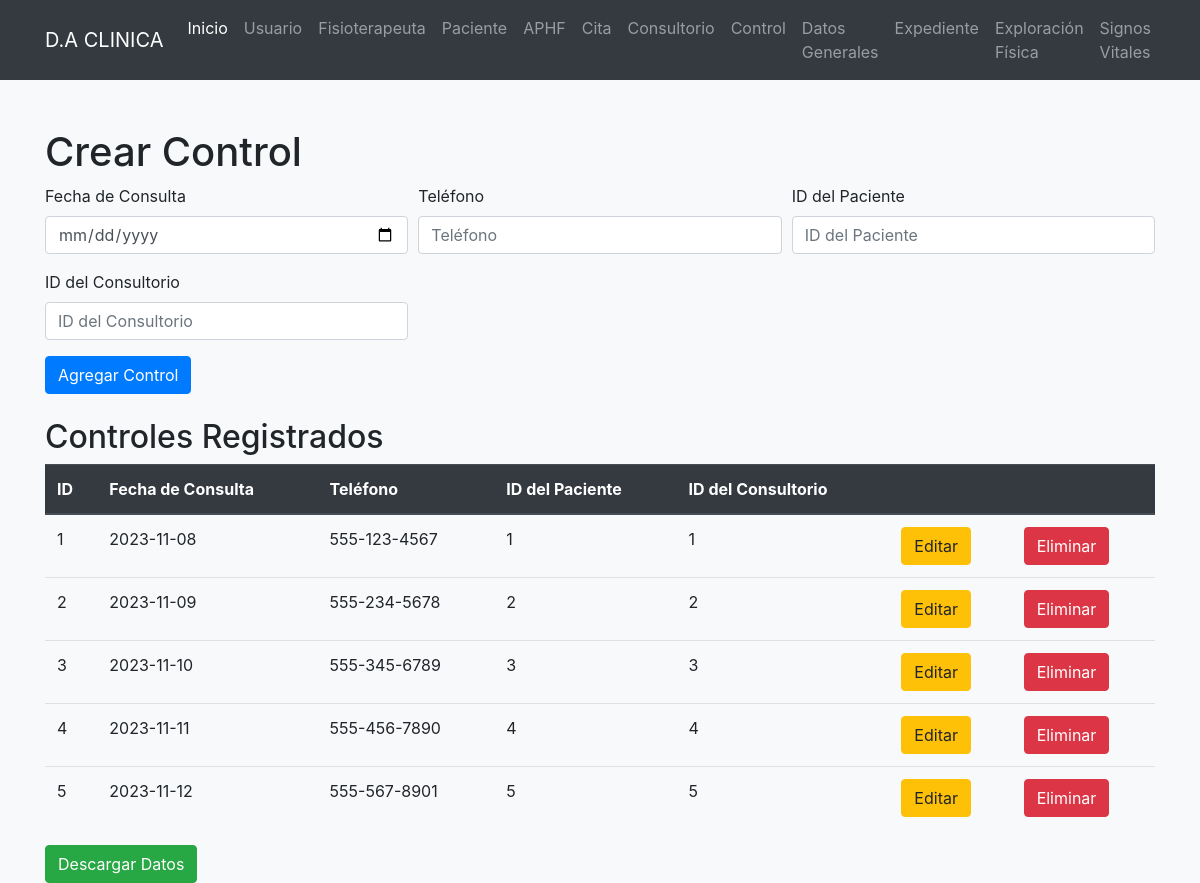
/control/mostrarControl.php, run on the app's committed database.
### tables this page shows
CREATE TABLE Control (
    ID_Control INT PRIMARY KEY AUTO_INCREMENT,
    fechaConsulta DATE,
    telefono VARCHAR(20),
    Paciente_ID INT,
    Consultorio_ID INT,
    created_at datetime,
updated_at datetime null,
deleted_at datetime null,
    FOREIGN KEY (Paciente_ID) REFERENCES Paciente(ID_Paciente),
    FOREIGN KEY (Consultorio_ID) REFERENCES Consultorio(ID_Consultorio)
);

### control/mostrarControl.php (the view, shortened to what this page needs)
<?php
$con = connection();
$sql = "SELECT * FROM control";
$query = mysqli_query($con, $sql);
?>
<!DOCTYPE html>
<html lang="en">
<head>
    <link rel="stylesheet" href="https://stackpath.bootstrapcdn.com/bootstrap/4.5.2/css/bootstrap.min.css">
</head>
<body class="bg-light">
    <nav class="navbar navbar-expand-lg navbar-dark bg-dark">
        <div class="container">
            <a class="navbar-brand" href="#">D.A CLINICA</a>
            <div class="collapse navbar-collapse" id="navbarNav">
                <ul class="navbar-nav">
                <li class="nav-item active">
                        <a class="nav-link" href="/clinica/index.php">Inicio</a>
                    </li>
                    <li class="nav-item">
                        <a class="nav-link" href="/clinica/usuario/mostrar.php">Usuario</a>
                    </li>
                    <li class="nav-item">
                        <a class="nav-link" href="/clinica/fisioterapeuta/mostrarFisioterapeuta.php">Fisioterapeuta</a>
                    </li>
                    <li class="nav-item">
                        <a class="nav-link" href="/clinica/paciente/mostrarPaciente.php">Paciente</a>
                    </li>
                    <li class="nav-item">
                        <a class="nav-link" href="/clinica/aphf/mostrarAPHF.php">APHF</a>
                    </li>
                    <li class="nav-item">
    <a class="nav-link" href="/clinica/cita/mostrarCita.php">Cita</a>
</li>
<li class="nav-item">
    <a class="nav-link" href="/clinica/consultorio/mostrarConsultorio.php">Consultorio</a>
</li>
<li class="nav-item">
    <a class="nav-link" href="/clinica/control/mostrarControl.php">Control</a>
</li>
<li class="nav-item">
    <a class="nav-link" href="/clinica/datosgenerales/mostrarDatosGenerales.php">Datos Generales</a>
</li>
<li class="nav-item">
    <a class="nav-link" href="/clinica/expediente/mostrarExpediente.php">Expediente</a>
</li>
<li class="nav-item">
    <a class="nav-link" href="/clinica/exploracionfisica/mostrarExploracionFisica.php">Exploración Física</a>
</li>
<li class="nav-item">
    <a class="nav-link" href="/clinica/signosvitales/mostrarSignosVitales.php">Signos Vitales</a>
</li>
                </ul>
            </div>
        </div>
    </nav>
    <div class="container mt-5">
        <div class="mb-4">
            <h1>Crear Control</h1>
            <form action="insertarControl.php" method="POST">
                <div class="form-row">
                    <div class="form-group col-md-4">
                        <label for="fechaConsulta">Fecha de Consulta</label>
                        <input type="date" class="form-control" name="fechaConsulta" required value="">
                    </div>
                    <div class="form-group col-md-4">
                        <label for="telefono">Teléfono</label>
                        <input type="text" class="form-control" name="telefono" placeholder="Teléfono" required value="">
                    </div>
                    <div class="form-group col-md-4">
                        <label for="Paciente_ID">ID del Paciente</label>
                        <input type="int" class="form-control" name="Paciente_ID" placeholder="ID del Paciente" required value="">
                    </div>
                    <div class="form-group col-md-4">
                        <label for="Consultorio_ID">ID del Consultorio</label>
                        <input type="int" class="form-control" name="Consultorio_ID" placeholder="ID del Consultorio" required value="">
                    </div>
                </div>
                <button type="submit" class="btn btn-primary">Agregar Control</button>
            </form>
        </div>
        <div>
            <h2>Controles Registrados</h2>
            <table class="table">
                <thead class="thead-dark">
                    <tr>
                        <th>ID</th>
                        <th>Fecha de Consulta</th>
                        <th>Teléfono</th>
                        <th>ID del Paciente</th>
                        <th>ID del Consultorio</th>
                        <th></th>
                        <th></th>
                    </tr>
                </thead>
                <tbody>
                    <?php while ($row = mysqli_fetch_array($query)): ?>
                        <tr>
                            <td><?= $row['ID_Control'] ?></td>
                            <td><?= $row['fechaConsulta'] ?></td>
                            <td><?= $row['telefono'] ?></td>
                            <td><?= $row['Paciente_ID'] ?></td>
                            <td><?= $row['Consultorio_ID'] ?></td>
                            <td>
                                <a class="btn btn-warning" href="updateControl.php?id=<?= $row['ID_Control'] ?>">Editar</a>
                            </td>
                            <td>
                                <a class="btn btn-danger" href="deleteControl.php?id=<?= $row['ID_Control'] ?>">Eliminar</a>
                            </td>
                        </tr>
                    <?php endwhile; ?>
                </tbody>
            </table><a class="btn btn-success" href="respaldarControl.php">Descargar Datos</a>
        </div>
    </div>
</body>
</html>

### data on the page
control: ID_Control "1", fechaConsulta "2023-11-08", telefono "555-123-4567", Paciente_ID "1", Consultorio_ID "1"
control: ID_Control "2", fechaConsulta "2023-11-09", telefono "555-234-5678", Paciente_ID "2", Consultorio_ID "2"
control: ID_Control "3", fechaConsulta "2023-11-10", telefono "555-345-6789", Paciente_ID "3", Consultorio_ID "3"
control: ID_Control "4", fechaConsulta "2023-11-11", telefono "555-456-7890", Paciente_ID "4", Consultorio_ID "4"
control: ID_Control "5", fechaConsulta "2023-11-12", telefono "555-567-8901", Paciente_ID "5", Consultorio_ID "5"
